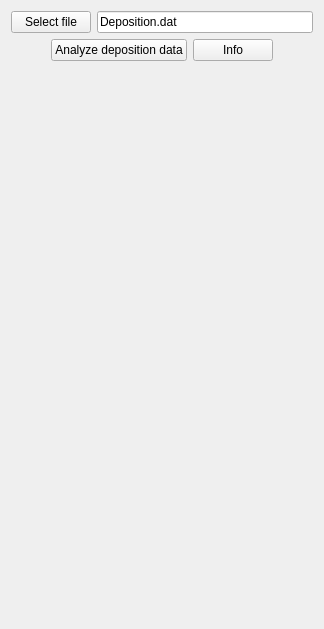
          <widget class="QWidget" name="tab_2">
           <attribute name="title">
            <string>Deposition</string>
           </attribute>
           <layout class="QVBoxLayout" name="verticalLayout_34">
            <item>
             <layout class="QHBoxLayout" name="horizontalLayout_69">
              <item>
               <widget class="QPushButton" name="pbChooseDepositionFile">
                <property name="text">
                 <string>Select file</string>
                </property>
               </widget>
              </item>
              <item>
               <widget class="QLineEdit" name="leDepositionFileName">
                <property name="text">
                 <string>Deposition.dat</string>
                </property>
               </widget>
              </item>
             </layout>
            </item>
            <item>
             <layout class="QHBoxLayout" name="horizontalLayout_70">
              <item>
               <spacer name="horizontalSpacer_79">
                <property name="orientation">
                 <enum>Qt::Orientation::Horizontal</enum>
                </property>
                <property name="sizeHint" stdset="0">
                 <size>
                  <width>40</width>
                  <height>20</height>
                 </size>
                </property>
               </spacer>
              </item>
              <item>
               <widget class="QPushButton" name="pbAnalyzeDepositionFile">
                <property name="text">
                 <string>Analyze deposition data</string>
                </property>
               </widget>
              </item>
              <item>
               <widget class="QPushButton" name="pbHelpOnDepositionDataFormat">
                <property name="text">
                 <string>Info</string>
                </property>
               </widget>
              </item>
              <item>
               <spacer name="horizontalSpacer_80">
                <property name="orientation">
                 <enum>Qt::Orientation::Horizontal</enum>
                </property>
                <property name="sizeHint" stdset="0">
                 <size>
                  <width>40</width>
                  <height>20</height>
                 </size>
                </property>
               </spacer>
              </item>
             </layout>
            </item>
            <item>
             <spacer name="verticalSpacer_8">
              <property name="orientation">
               <enum>Qt::Orientation::Vertical</enum>
              </property>
              <property name="sizeHint" stdset="0">
               <size>
                <width>20</width>
                <height>557</height>
               </size>
              </property>
             </spacer>
            </item>
           </layout>
          </widget>
